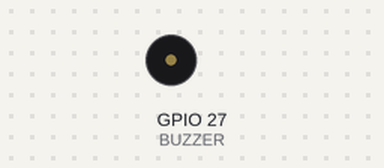
Bench run of a sketch on a simulated ESP32. Parts: buzzer (waves = sounding). What the sketch prints to the serial monitor is not drawn.

Above: at 0.25 s.
At 1.3 s:
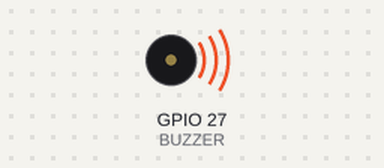
Timing chart, 0 to 11.8 s (numbered marks = the images above):
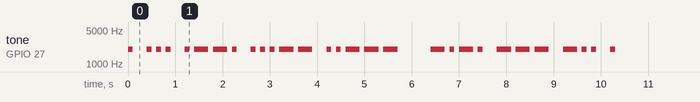

Measured:
- by itself, tone on GPIO 27 (BUZZER): plays 2000 Hz for 0.10 s, 2000 Hz for 0.10 s, 2000 Hz for 0.10 s, 2000 Hz for 0.10 s, 2000 Hz for 0.10 s, 2000 Hz for 0.30 s … (29 notes in this stretch)

The sketch:

Buzzer_Morse.ino
```cpp
/*
 * Dieses Skript erzeugt mit Hilfe eines Piezo-Buzzers die Morse-Code-Ausgabe
 * der Zeichenkette "ESP32 CODE".
 * Es deklariert und implementiert die beiden Funktionen dot() und dash(), um
 * die wiederholenden Code-Abschnitte für die Tonausgabe zu konsolidieren.
 */

#define BUZZER 27
#define M_DOT 100
#define M_DASH 300
#define M_WORD 700

void dot();
void dash();

void setup() {
  Serial.begin(115200);
  Serial.println("\n----------------\nSetup");
  ledcAttach(BUZZER, 2000, 10);
  Serial.println("Setup abgeschlossen.");
}

void loop() {
  // Buchstabe E
  dot();
  delay(M_DASH - M_DOT);

  // Buchstabe S
  dot();
  dot();
  dot();
  delay(M_DASH - M_DOT);

  // Buchstabe P
  dot();
  dash();
  dash();
  dot();
  delay(M_DASH - M_DOT);

  // Ziffer 3
  dot();
  dot();
  dot();
  dash();
  dash();
  delay(M_DASH - M_DOT);

  // Ziffer 2
  dot();
  dot();
  dash();
  dash();
  dash();

  delay(M_WORD - M_DOT);

  // Buchstabe C
  dash();
  dot();
  dash();
  dot();
  delay(M_DASH - M_DOT);

  // Buchstabe O
  dash();
  dash();
  dash();
  delay(M_DASH - M_DOT);

  // Buchstabe D
  dash();
  dot();
  dot();
  delay(M_DASH - M_DOT);

  // Buchstabe E
  dot();
  delay(M_DASH - M_DOT);


  delay(60000);
}


void dot()
{
  ledcWrite(BUZZER, 440);
  delay(M_DOT);
  ledcWrite(BUZZER, 0);
  delay(M_DOT);
}

void dash()
{
  ledcWrite(BUZZER, 440);
  delay(M_DASH);
  ledcWrite(BUZZER, 0);
  delay(M_DOT);
}
```
